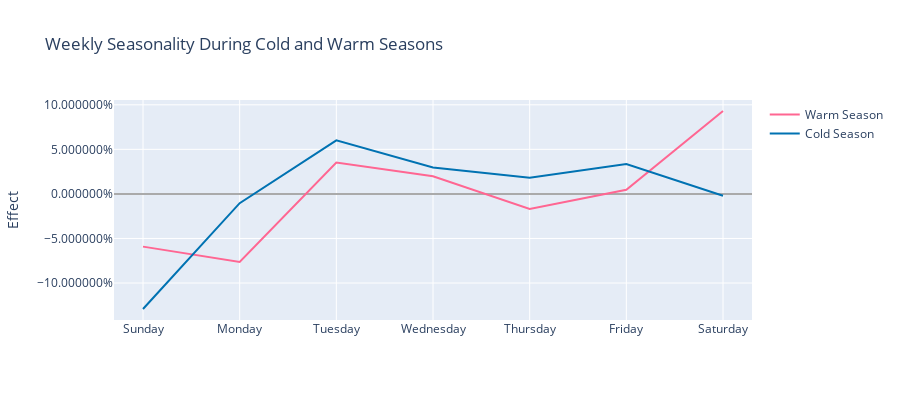

Notebook code cell kept with this figure:
### Code cell
fig = plot_seasonality_plotly(m, 'weekly_on_season')
trace = plot_seasonality_plotly(m, 'weekly_off_season')['data'][0]
fig.add_trace(trace)
fig.update_layout(title='Weekly Seasonality During Cold and Warm Seasons', showlegend=True, height=400)
fig.update_yaxes(title='Effect')

new_names = {'weekly_on_season': 'Warm Season', 'weekly_off_season': 'Cold Season'}
new_colors = {'weekly_on_season': '#FF6692', 'weekly_off_season': '#0072B2'}
fig.for_each_trace(
    lambda trace: trace.update(name=new_names[trace.name], line={'color': new_colors[trace.name]}),
)
fig

### Figure 1 — Plotly figure (JSON) as saved in the notebook; plotly's stock layout.template omitted (floating-point values rounded to 4 significant figures)
{"data": [{"line": {"color": "#FF6692", "width": 2}, "mode": "lines", "name": "Warm Season", "type": "scatter", "x": ["2017-01-01T00:00:00", "2017-01-02T00:00:00", "2017-01-03T00:00:00", "2017-01-04T00:00:00", "2017-01-05T00:00:00", "2017-01-06T00:00:00", "2017-01-07T00:00:00"], "y": [-0.05915, -0.07631, 0.03511, 0.01973, -0.01698, 0.00456, 0.09303]}, {"line": {"color": "#0072B2", "width": 2}, "mode": "lines", "name": "Cold Season", "type": "scatter", "x": ["2017-01-01T00:00:00", "2017-01-02T00:00:00", "2017-01-03T00:00:00", "2017-01-04T00:00:00", "2017-01-05T00:00:00", "2017-01-06T00:00:00", "2017-01-07T00:00:00"], "y": [-0.1292, -0.01042, 0.06016, 0.02961, 0.01828, 0.03356, -0.002036]}], "layout": {"height": 400, "showlegend": true, "title": {"text": "Weekly Seasonality During Cold and Warm Seasons"}, "width": 900, "xaxis": {"range": ["2016-12-31T16:48:00", "2017-01-07T07:12:00"], "tickformat": "%A", "type": "date"}, "yaxis": {"autorange": true, "hoverformat": ".2%", "range": [-0.1415, 0.1054], "tickformat": "%", "title": {"text": "Effect"}, "type": "linear", "zerolinecolor": "#AAA"}}}
